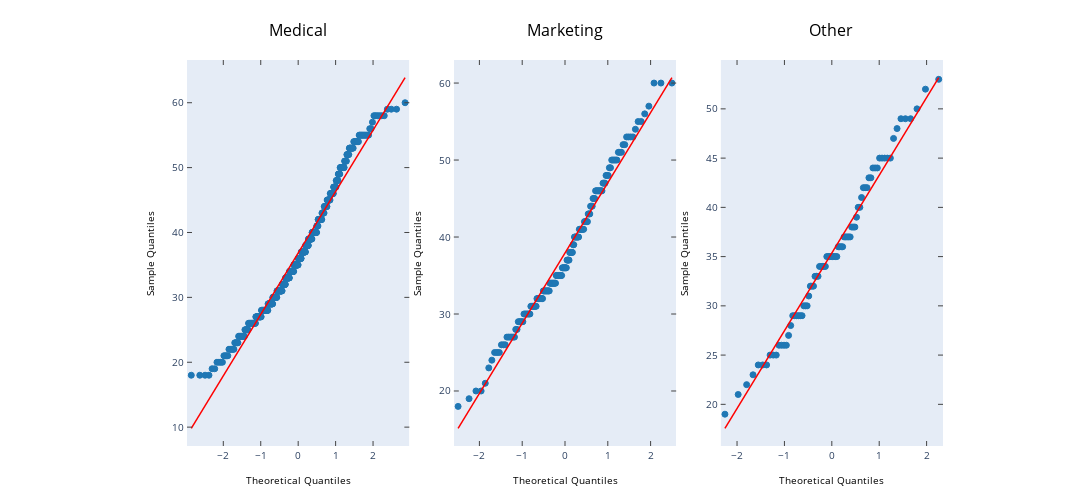

The notebook cell this image was saved under:
### Markdown cell above
A continuación, se representan los QQplot de las 3 submuestras elegidas de la variable EducationField. Lo cual es otro nos permite ver si las distribuciones son normales o no. Para ello, hay que comparar los puntos de la muestra con los puntos de la recta de la distribución normal. Si los puntos siguen la recta, la distribución es normal. Si los puntos no siguen la recta, la distribución no es normal. Gracias a la librería Plotly, los 3 gráficos son interactivos.

### Code cell
# Draw three subplots of type qqplot one per each value of 'MaritalStatus' and plot the column 'Age'
fig, ax = plt.subplots(1, 3, figsize=(15, 5))

sm.qqplot(df_medical['Age'], line='s', ax=ax[0])
ax[0].set_title('Medical', fontsize=16)
sm.qqplot(df_marketing['Age'], line='s', ax=ax[1])
ax[1].set_title('Marketing', fontsize=16)
sm.qqplot(df_other['Age'], line='s', ax=ax[2])
ax[2].set_title('Other', fontsize=16)

# Convert the matplotlib figure to a Plotly figure
plotly_fig = tls.mpl_to_plotly(fig)

# Show the plot
plotly_fig.show()

### Figure 1 — Plotly figure (JSON) as saved in the notebook; plotly's stock layout.template omitted (floating-point values rounded to 4 significant figures; data arrays with more than 128 entries replaced by an {"elided": "..."} marker saying what was removed)
{"data": [{"marker": {"color": "#1F77B4", "line": {"color": "#1F77B4", "width": 1}, "opacity": 1, "size": 6, "symbol": "circle"}, "mode": "markers", "name": "_child0", "type": "scatter", "x": {"elided": "464 float values"}, "xaxis": "x", "y": {"elided": "464 int values"}, "yaxis": "y"}, {"line": {"color": "rgba (255, 0, 0, 1)", "dash": "solid", "width": 1.5}, "mode": "lines", "name": "_child1", "type": "scatter", "x": {"elided": "464 float values"}, "xaxis": "x", "y": {"elided": "464 float values"}, "yaxis": "y"}, {"marker": {"color": "#1F77B4", "line": {"color": "#1F77B4", "width": 1}, "opacity": 1, "size": 6, "symbol": "circle"}, "mode": "markers", "name": "_child0", "type": "scatter", "x": {"elided": "159 float values"}, "xaxis": "x2", "y": {"elided": "159 int values"}, "yaxis": "y2"}, {"line": {"color": "rgba (255, 0, 0, 1)", "dash": "solid", "width": 1.5}, "mode": "lines", "name": "_child1", "type": "scatter", "x": {"elided": "159 float values"}, "xaxis": "x2", "y": {"elided": "159 float values"}, "yaxis": "y2"}, {"marker": {"color": "#1F77B4", "line": {"color": "#1F77B4", "width": 1}, "opacity": 1, "size": 6, "symbol": "circle"}, "mode": "markers", "name": "_child0", "type": "scatter", "x": [-2.256, -1.976, -1.797, -1.663, -1.553, -1.459, -1.376, -1.302, -1.235, -1.173, -1.115, -1.06, -1.008, -0.9594, -0.9126, -0.8677, -0.8245, -0.7828, -0.7424, -0.7032, -0.665, -0.6278, -0.5915, -0.5559, -0.5209, -0.4867, -0.4529, -0.4197, -0.3869, -0.3546, -0.3226, -0.291, -0.2596, -0.2285, -0.1976, -0.1669, -0.1363, -0.1059, -0.07557, -0.04532, -0.0151, 0.0151, 0.04532, 0.07557, 0.1059, 0.1363, 0.1669, 0.1976, 0.2285, 0.2596, 0.291, 0.3226, 0.3546, 0.3869, 0.4197, 0.4529, 0.4867, 0.5209, 0.5559, 0.5915, 0.6278, 0.665, 0.7032, 0.7424, 0.7828, 0.8245, 0.8677, 0.9126, 0.9594, 1.008, 1.06, 1.115, 1.173, 1.235, 1.302, 1.376, 1.459, 1.553, 1.663, 1.797, 1.976, 2.256], "xaxis": "x3", "y": [19, 21, 22, 23, 24, 24, 24, 25, 25, 25, 26, 26, 26, 26, 27, 28, 29, 29, 29, 29, 29, 29, 30, 30, 30, 31, 32, 32, 32, 33, 33, 33, 34, 34, 34, 34, 34, 35, 35, 35, 35, 35, 35, 35, 35, 36, 36, 36, 36, 37, 37, 37, 37, 37, 38, 38, 38, 39, 40, 40, 41, 42, 42, 42, 43, 43, 44, 44, 44, 45, 45, 45, 45, 45, 47, 48, 49, 49, 49, 50, 52, 53], "yaxis": "y3"}, {"line": {"color": "rgba (255, 0, 0, 1)", "dash": "solid", "width": 1.5}, "mode": "lines", "name": "_child1", "type": "scatter", "x": [-2.256, -1.976, -1.797, -1.663, -1.553, -1.459, -1.376, -1.302, -1.235, -1.173, -1.115, -1.06, -1.008, -0.9594, -0.9126, -0.8677, -0.8245, -0.7828, -0.7424, -0.7032, -0.665, -0.6278, -0.5915, -0.5559, -0.5209, -0.4867, -0.4529, -0.4197, -0.3869, -0.3546, -0.3226, -0.291, -0.2596, -0.2285, -0.1976, -0.1669, -0.1363, -0.1059, -0.07557, -0.04532, -0.0151, 0.0151, 0.04532, 0.07557, 0.1059, 0.1363, 0.1669, 0.1976, 0.2285, 0.2596, 0.291, 0.3226, 0.3546, 0.3869, 0.4197, 0.4529, 0.4867, 0.5209, 0.5559, 0.5915, 0.6278, 0.665, 0.7032, 0.7424, 0.7828, 0.8245, 0.8677, 0.9126, 0.9594, 1.008, 1.06, 1.115, 1.173, 1.235, 1.302, 1.376, 1.459, 1.553, 1.663, 1.797, 1.976, 2.256], "xaxis": "x3", "y": [17.55, 19.76, 21.17, 22.23, 23.1, 23.84, 24.49, 25.08, 25.61, 26.1, 26.56, 26.99, 27.4, 27.79, 28.16, 28.51, 28.85, 29.18, 29.5, 29.81, 30.11, 30.41, 30.69, 30.98, 31.25, 31.52, 31.79, 32.05, 32.31, 32.57, 32.82, 33.07, 33.32, 33.56, 33.81, 34.05, 34.29, 34.53, 34.77, 35.01, 35.25, 35.49, 35.72, 35.96, 36.2, 36.44, 36.68, 36.93, 37.17, 37.42, 37.66, 37.91, 38.17, 38.42, 38.68, 38.94, 39.21, 39.48, 39.76, 40.04, 40.32, 40.62, 40.92, 41.23, 41.55, 41.88, 42.22, 42.57, 42.94, 43.33, 43.74, 44.17, 44.63, 45.12, 45.65, 46.24, 46.89, 47.63, 48.5, 49.56, 50.97, 53.18], "yaxis": "y3"}], "layout": {"annotations": [{"font": {"color": "#000000", "size": 16}, "showarrow": false, "text": "Medical", "x": 0.1473, "xanchor": "center", "xref": "paper", "y": 1.043, "yanchor": "bottom", "yref": "paper"}, {"font": {"color": "#000000", "size": 16}, "showarrow": false, "text": "Marketing", "x": 0.4998, "xanchor": "center", "xref": "paper", "y": 1.043, "yanchor": "bottom", "yref": "paper"}, {"font": {"color": "#000000", "size": 16}, "showarrow": false, "text": "Other", "x": 0.8523, "xanchor": "center", "xref": "paper", "y": 1.043, "yanchor": "bottom", "yref": "paper"}], "autosize": false, "height": 500, "hovermode": "closest", "margin": {"b": 54, "l": 187, "pad": 0, "r": 149, "t": 60}, "showlegend": false, "width": 1500, "xaxis": {"anchor": "y", "domain": [0, 0.2941], "mirror": "ticks", "nticks": 7, "range": [-2.969, 2.969], "showgrid": false, "showline": true, "side": "bottom", "tickfont": {"size": 10}, "ticks": "inside", "title": {"font": {"color": "#000000", "size": 10}, "text": "Theoretical Quantiles"}, "type": "linear", "zeroline": false}, "xaxis2": {"anchor": "y2", "domain": [0.3529, 0.6471], "mirror": "ticks", "nticks": 7, "range": [-2.598, 2.598], "showgrid": false, "showline": true, "side": "bottom", "tickfont": {"size": 10}, "ticks": "inside", "title": {"font": {"color": "#000000", "size": 10}, "text": "Theoretical Quantiles"}, "type": "linear", "zeroline": false}, "xaxis3": {"anchor": "y3", "domain": [0.7059, 1], "mirror": "ticks", "nticks": 7, "range": [-2.346, 2.346], "showgrid": false, "showline": true, "side": "bottom", "tickfont": {"size": 10}, "ticks": "inside", "title": {"font": {"color": "#000000", "size": 10}, "text": "Theoretical Quantiles"}, "type": "linear", "zeroline": false}, "yaxis": {"anchor": "x", "domain": [0, 1], "mirror": "ticks", "nticks": 8, "range": [7.093, 66.58], "showgrid": false, "showline": true, "side": "left", "tickfont": {"size": 10}, "ticks": "inside", "title": {"font": {"color": "#000000", "size": 10}, "text": "Sample Quantiles"}, "type": "linear", "zeroline": false}, "yaxis2": {"anchor": "x2", "domain": [0, 1], "mirror": "ticks", "nticks": 7, "range": [12.85, 63.0], "showgrid": false, "showline": true, "side": "left", "tickfont": {"size": 10}, "ticks": "inside", "title": {"font": {"color": "#000000", "size": 10}, "text": "Sample Quantiles"}, "type": "linear", "zeroline": false}, "yaxis3": {"anchor": "x3", "domain": [0, 1], "mirror": "ticks", "nticks": 9, "range": [15.77, 54.96], "showgrid": false, "showline": true, "side": "left", "tickfont": {"size": 10}, "ticks": "inside", "title": {"font": {"color": "#000000", "size": 10}, "text": "Sample Quantiles"}, "type": "linear", "zeroline": false}}}
